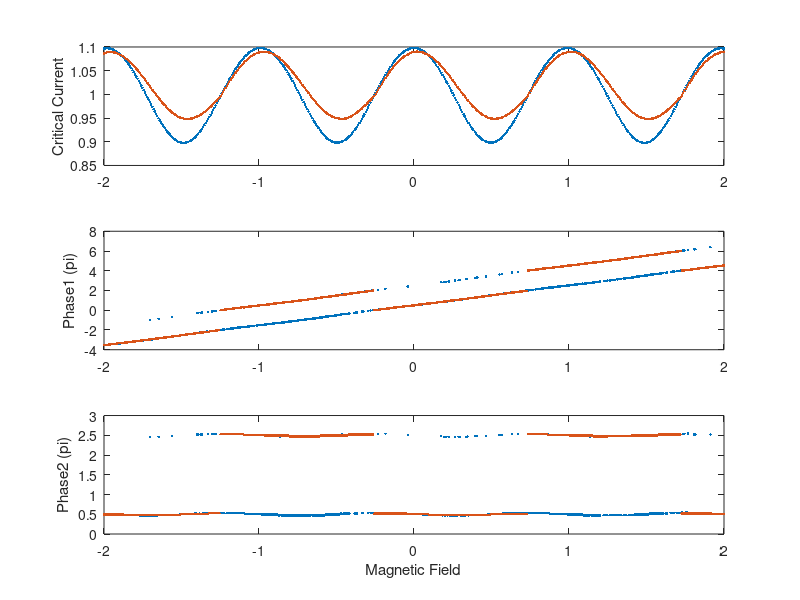

This chart was generated by the following MATLAB code:
%Explanation of base program

%The program splits a squid into two junctions that have xmax discrete sections.  Each
%section has a supercurrent density, and a phase difference that is
%contributed to by the field (PhaseF) in the junction, the field in the squid loop,
%and an arbitrary phase set at x=1 %called Phase1.  These phase factors are 
%all summed along the junction to determine the local phase difference 
%across the junction at each point.  For each value of field and Phase1 the
%supercurrent at each point is calculated and the net supercurrent (sum 
%along the junction and then the sum of the two junctions together)
%is calcualted to find the supercurrent carried at that phase and that
%field.  To find the maximum supercurrent for a given field, the max of
%that vector is taken for that field value.  The minimum can be calculated 
%to find the negative critical current.  Both of these can be plotted 
%against the magnetic field that is applied.  This is the exact measurment 
%of the critical current vs field that we do in the lab.

%This version adds the ability to add several realistic features of squids

% Critical Current Asymmetry
% Junction Area Asymmetry
% Critical Current density variation along each junction
% Squid Loop size variation
% Changes in the field scan range



%Abreviations used
%Junction=Junc
%Super Current = SCur or just SC
%Step Size = SS sufix
%Width = Wid
%Length = Len
%Magnitude = Mag


%% Clearing memory and input screen

clear;
clc;
close all;

%% Defining the Parameters of the Simulaiton

%% Defining the Parameters of the Simulaiton

    %Dividing the Junctions up into discrete sections
        xmax1=51;
        xmax2=51;
        x1(1,:)=(1:xmax1);
        x2(1,:)=(1:xmax2);

    %Critical Current Magnitudes
        SCurrentMag1=.1;
        SCurrentMag2=1;

        SCurNoiseMag1=.01;
        SCurNoiseMag2=.01;
        
    %Setting Squid Loop Parameers
        LoopWid=1;
        LoopLen=1;
    %Junction Area Dimensions
        JuncWid1=.1;
        JuncLen1=.1;

        JuncWid2=.1;
        JuncLen2=.11;


%Setting up Loop Parameters

    %Phase Loop parameters
        p=1;
        pmax=201;
        Phase0Min=-0*pi;
        Phase0Max=4*pi;
            
    %Field Parameters
        f=1;
        fmax=501;
        FieldMin=-2;
        FieldMax=2;
        
    %Stepping through a parameter
        j=1;
        jmax=2;
        AlphaMin=-0;
        AlphaMax=0.3;

%Calculating Critical Current Densities
    JuncArea1=JuncWid1*JuncLen1;
    JuncArea2=JuncWid2*JuncLen2;
    LoopArea=LoopWid*LoopLen;
    
    SCurNoise1=SCurNoiseMag1*(2*rand(1,xmax1)-1);
    SCurNoise2=SCurNoiseMag2*(2*rand(1,xmax2)-1);
 
    SCurDen1=SCurrentMag1*(ones(1,xmax1)/xmax1+SCurNoise1/xmax1);
    SCurDen2=SCurrentMag2*(ones(1,xmax2)/xmax2+SCurNoise2/xmax2);
 
%Pre Allocating memory to the arrays (should decrease runtime)
    Phase0=zeros(1,pmax);
    Field=zeros(1,fmax);
    FluxinJunc1=zeros(1,fmax);
    FluxinJunc2=zeros(1,fmax);
    FluxinLoop=zeros(1,fmax);

    PhaseFDen1=zeros(1,fmax);
    PhaseFDen2=zeros(1,fmax);
    PhaseFL=zeros(1,fmax);

    SCurrent1=zeros(xmax1,pmax,fmax);
    SCurrent2=zeros(xmax2,pmax,fmax);
    SCurrentNet=zeros(1,pmax);
    
    PhaseWinding1=zeros(1,pmax);
    PhaseWinding2=zeros(1,pmax);
    
%Pre Allocating memory for things that will be plotted
    MaxSCurrentNet=zeros(jmax,fmax);
    MinSCurrentNet=zeros(jmax,fmax);
    
    MaxPhaseIndex=zeros(jmax,fmax);
    MinPhaseIndex=zeros(jmax,fmax);
    
    MaxPhaseWinding1=zeros(jmax,fmax);
    MinPhaseWinding1=zeros(jmax,fmax);
    
    MaxPhaseWinding2=zeros(jmax,fmax);
    MinPhaseWinding2=zeros(jmax,fmax);
%% Loops for running the simulation Meat of the Simulation


%Changing a Parameter of the plot
AlphaSS =(AlphaMax-AlphaMin)/(jmax-1);
for j=1:jmax;
    
    Alpha=AlphaMin+(j-1)*AlphaSS;
 
    %Field Contribution to the Phase 
    %Define the Field ForLoop setp size, then run the Field for ForLoop
    FieldSS=(FieldMax-FieldMin)/(fmax-1);
    for f=1:fmax

        Field(f)=FieldMin+(f-1)*FieldSS;


        PhaseF1=2*pi*Field(f)*JuncArea1;
        PhaseF2=2*pi*Field(f)*JuncArea2;
        PhaseFL=2*pi*Field(f)*LoopArea;

        PhaseFDen1=PhaseF1*x1/xmax1;
        PhaseFDen2=PhaseF2*x2/xmax2;

        %Phase0 ForLoop of externally set phase 
        %Define the Phase0 setp size, then run the ForLoop

        Phase0SS=(Phase0Max-Phase0Min)/(pmax-1);
        for p=1:pmax

            Phase0(p)=Phase0Min+(p-1)*Phase0SS;

            PhaseDrop1=Phase0(p)+PhaseF1+PhaseFL+PhaseFDen1;
            PhaseDrop2=Phase0(p)+PhaseFDen2;

            SCurrent1=SCurDen1.*((1-Alpha).*sin(PhaseDrop1)+(Alpha).*sin(PhaseDrop1./2));
            SCurrent2=SCurDen2.*sin(PhaseDrop2);
            
            %Record the total SC of the squid
            SCurrentNet(p)=sum(SCurrent1)+sum(SCurrent2);
            
            %Record the Phase in the middle of each junction as
            %PhaseWinding#
            PhaseWinding1(p)=PhaseDrop1(round(xmax1/2));
            PhaseWinding2(p)=PhaseDrop2(round(xmax2/2));

        end
        
        %Finds the maximum/minimum super current and the index for that current
        [MaxSCurrentNet(j,f), MaxPhaseIndex(j,f)] = max(SCurrentNet);
        [MinSCurrentNet(j,f), MinPhaseIndex(j,f)] = min(SCurrentNet);
        
        %Finds the Phase across each junction at the Max Super Current
        MaxPhaseWinding1(j,f) = PhaseWinding1(MaxPhaseIndex(j,f));
        MaxPhaseWinding2(j,f) = PhaseWinding2(MaxPhaseIndex(j,f));
        
        %Finds the Phase across each junction at the Min Super Current
        MinPhaseWinding1(j,f) = PhaseWinding1(MaxPhaseIndex(j,f));
        MinPhaseWinding2(j,f) = PhaseWinding2(MaxPhaseIndex(j,f));
    end

end

hold on
subplot(3,1,1)
plot(Field,MaxSCurrentNet,'.')
ylabel('Critical Current');

subplot(3,1,2)
plot(Field,MaxPhaseWinding1/pi,'.')
ylabel('Phase1 (pi)');

subplot(3,1,3)
plot(Field,MaxPhaseWinding2/pi,'.')
xlabel('Magnetic Field'); ylabel('Phase2 (pi)');

%hold on 
%plot(Field,MinSCurrentNet,'.')




    
